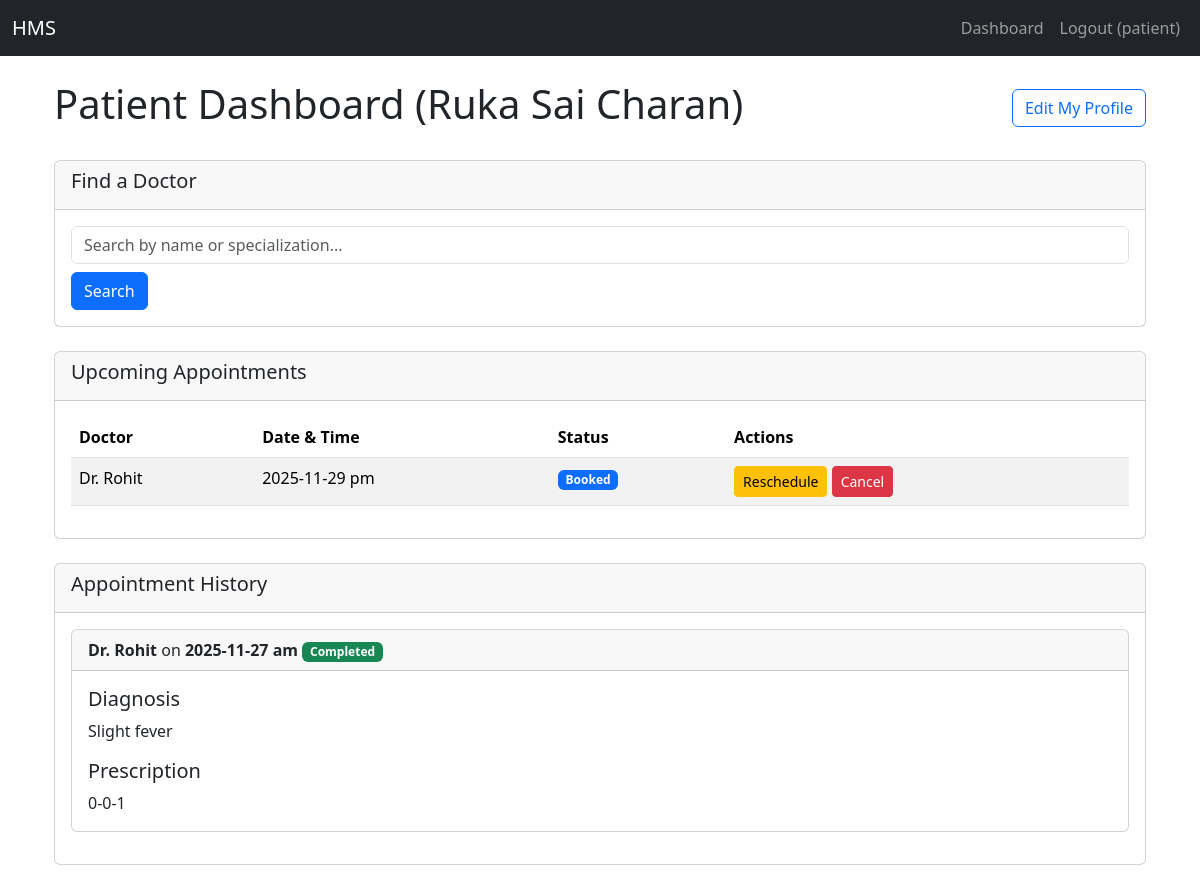
The page /patient/dashboard (signed in) on the database as committed earlier.
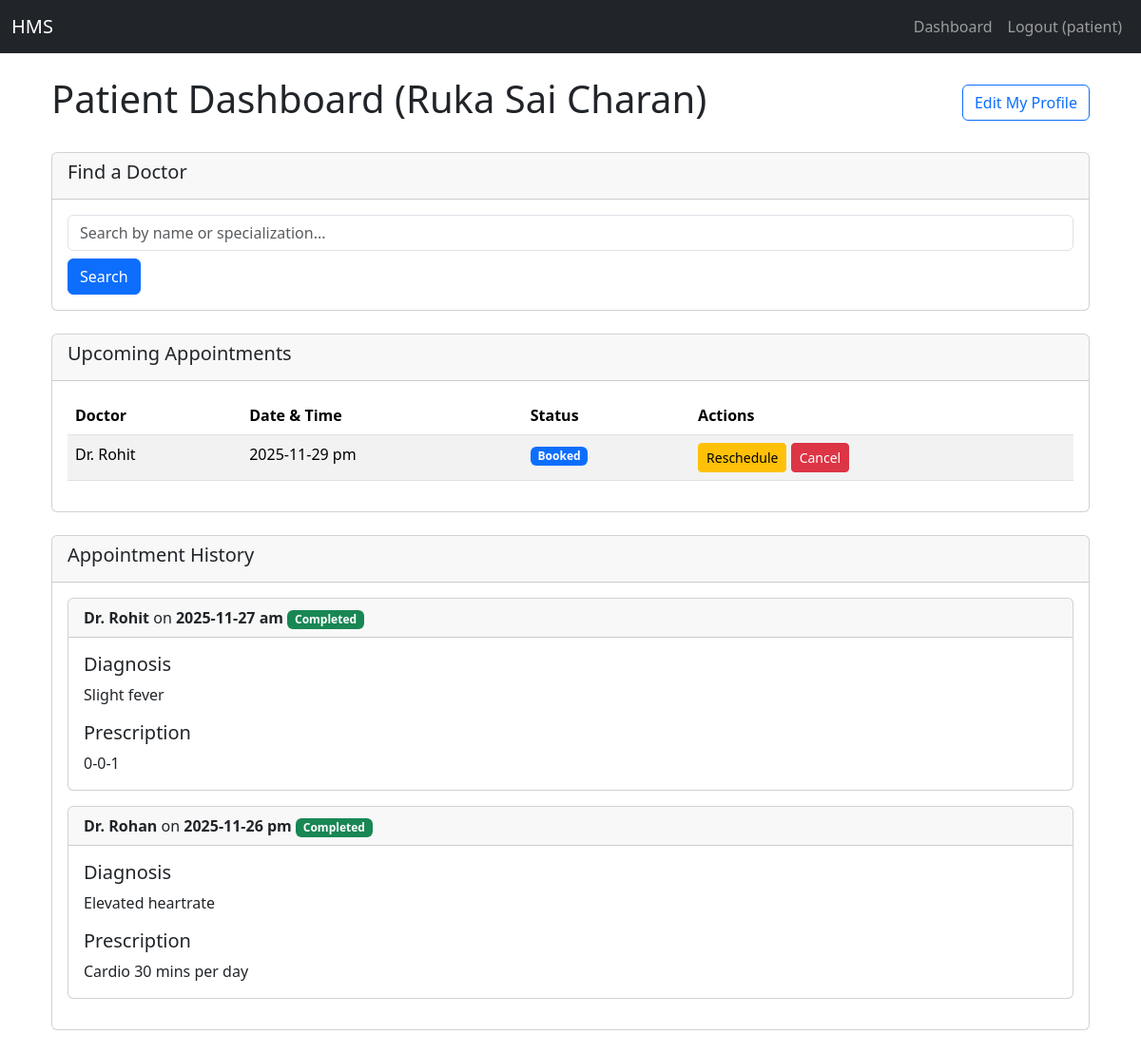
The same page on the database as committed later.
### models.py (models this page shows)
class Patient(db.Model):
    id = db.Column(db.Integer, primary_key=True)
    user_id = db.Column(db.Integer, db.ForeignKey('user.id'), nullable=False)
    name = db.Column(db.String(100), nullable=False)
    contact = db.Column(db.String(100))

class Appointment(db.Model):
    id = db.Column(db.Integer, primary_key=True)
    patient_id = db.Column(db.Integer, db.ForeignKey('patient.id'), nullable=False)
    doctor_id = db.Column(db.Integer, db.ForeignKey('doctor.id'), nullable=False)
    appointment_date = db.Column(db.String(100), nullable=False)
    status = db.Column(db.String(50), default='Booked') # e.g., Booked, Completed, Cancelled

class Doctor(db.Model):
    id = db.Column(db.Integer, primary_key=True)
    user_id = db.Column(db.Integer, db.ForeignKey('user.id'), nullable=False)
    department_id = db.Column(db.Integer, db.ForeignKey('department.id'), nullable=False)
    name = db.Column(db.String(100), nullable=False)
    dob = db.Column(db.DateTime, nullable=False)
    experience = db.Column(db.Integer, nullable=False)
    specialization = db.Column(db.String(100), nullable=False)
    qualifications = db.Column(db.String(100), nullable=True)
    availability = db.Column(db.String(200), default='{}')

class Treatment(db.Model):
    id = db.Column(db.Integer, primary_key=True)
    appointment_id = db.Column(db.Integer, db.ForeignKey('appointment.id'), nullable=False)
    visit_type =  db.Column(db.String(50), default='Routine', nullable=False)
    test_done = db.Column(db.String(50), nullable=False)
    diagnosis = db.Column(db.String(100), nullable=False)
    prescription = db.Column(db.Text, nullable=False)

### app.py (the view)
@app.route('/patient/dashboard', methods=['GET', 'POST'])
def patient_dashboard():
    if 'user_id' not in session or session.get('role') != 'patient':
        flash('Please log in as a patient.')
        return redirect(url_for('login'))
    patient = Patient.query.filter_by(user_id=session['user_id']).first()
    search_form = SearchDoctorForm()
    if search_form.validate_on_submit():
        query = search_form.query.data
        return redirect(url_for('patient_search_doctors', query=query))
    upcoming_appts_query = db.session.query(Appointment, Doctor).join(
        Doctor, Appointment.doctor_id == Doctor.id
    ).filter(
        Appointment.patient_id == patient.id,
        Appointment.status == 'Booked'
    ).all()
    past_appts_query = db.session.query(Appointment, Doctor).join(
        Doctor, Appointment.doctor_id == Doctor.id
    ).filter(
        Appointment.patient_id == patient.id,
        or_(Appointment.status == 'Completed', Appointment.status == 'Cancelled')
    ).all()
    past_app_data = []
    for appt, doctor in past_appts_query:
        treatment = None
        if appt.status == 'Completed':
            treatment = Treatment.query.filter_by(appointment_id=appt.id).first()
        past_app_data.append({
            'appointment': appt,
            'doctor_name': doctor.name,
            'treatment': treatment
        })
    return render_template(
        'patient_dashboard.html',
        patient=patient,
        search_form=search_form,
        upcoming_appts=upcoming_appts_query, # These are (Appointment, Doctor) tuples
        past_app_data=past_app_data # This is our custom list of dicts
    )

### forms.py
class SearchDoctorForm(FlaskForm):
    query = StringField('Search by Name or Specialization',
                        validators=[DataRequired()])
    submit = SubmitField('Search')

### templates/patient_dashboard.html (shortened to what this page needs)
{% extends "base.html" %}
{% block content %}
<div class="container-fluid">
    <div class="d-flex justify-content-between align-items-center mb-4">
        <h1>Patient Dashboard ({{ patient.name }})</h1>
        <a href="{{ url_for('patient_profile') }}" class="btn btn-outline-primary">
            Edit My Profile
        </a>
    </div>
    <div class="card mb-4">
        <div class="card-header">
            <h5>Find a Doctor</h5>
        </div>
        <div class="card-body">
            <form method="POST" action="" novalidate>
                <div class_input-group">
                    {{ search_form.query(class="form-control", placeholder="Search by name or specialization...") }}
                    {{ search_form.submit(class="btn btn-primary mt-2") }}
                </div>
            </form>
        </div>
    </div>
    <div class="card mb-4">
        <div class="card-header">
            <h5>Upcoming Appointments</h5>
        </div>
        <div class="card-body">
            <table class="table table-striped">
                <thead>
                    <tr>
                        <th>Doctor</th>
                        <th>Date & Time</th>
                        <th>Status</th>
                        <th>Actions</th>
                    </tr>
                </thead>
                <tbody>
                    {% for appt, doctor in upcoming_appts %}
                    <tr>
                        <td>Dr. {{ doctor.name }}</td>
                        <td>{{ appt.appointment_date }}</td>
                        <td><span class="badge bg-primary">{{ appt.status }}</span></td>
                        <td>
                            <a href="{{ url_for('patient_reschedule_appointment', app_id=appt.id) }}" class="btn btn-warning btn-sm">
                                Reschedule
                            </a>
                            <a href="{{ url_for('patient_cancel_appointment', app_id=appt.id) }}"
                               class="btn btn-danger btn-sm"
                               onclick="return confirm('Are you sure you want to cancel this appointment?')">
                                Cancel
                            </a>
                        </td>
                    </tr>
                    {% endfor %}
                </tbody>
            </table>
        </div>
    </div>
    <div class="card mb-4">
        <div class="card-header">
            <h5>Appointment History</h5>
        </div>
        <div class="card-body">
            {% for item in past_app_data %}
            <div class="card mb-3">
                <div class="card-header">
                    <strong>Dr. {{ item.doctor_name }}</strong> on
                    <strong>{{ item.appointment.appointment_date }}</strong>
                    <span class="badge
                        {% if item.appointment.status == 'Completed' %}bg-success
                        {% else %}bg-danger
                        {% endif %}
                    ">{{ item.appointment.status }}</span>
                </div>
                {% if item.treatment %}
                <div class="card-body">
                    <h5 class="card-title">Diagnosis</h5>
                    <p class="card-text">{{ item.treatment.diagnosis }}</p>
                    <h5 class="card-title">Prescription</h5>
                    <p class="card-text">{{ item.treatment.prescription }}</p>
                </div>
                {% endif %}
            </div>
            {% endfor %}
        </div>
    </div>
</div>
{% endblock %}

### templates/base.html (shortened to what this page needs)
<!doctype html>
<html lang="en">
  <head>
    <link href="https://cdn.jsdelivr.net/npm/bootstrap@5.3.8/dist/css/bootstrap.min.css" rel="stylesheet">
  </head>
  <body>
    <nav class="navbar navbar-expand-lg navbar-dark bg-dark">
      <div class="container-fluid">
        <a class="navbar-brand" href="{{ url_for('index') }}">HMS</a>
        <div class="navbar-nav ms-auto">
          {% if session.user_id %}
            <a class="nav-link" href="{{ url_for('dashboard') }}">Dashboard</a>
            <a class="nav-link" href="{{ url_for('logout') }}">Logout ({{ session.role }})</a>
          {% else %}
            <a class="nav-link" href="{{ url_for('login') }}">Login</a>
            <a class="nav-link" href="{{ url_for('register') }}">Register (Patient)</a>
          {% endif %}
        </div>
      </div>
    </nav>
    <div class="container mt-4">
      {% block content %}{% endblock %}
    </div>
  </body>
</html>

Rows that differ between the two databases and show on the page:
added Appointment: doctor_name "Rohan", appointment.appointment_date "2025-11-26 pm", appointment.status "Completed", treatment.diagnosis "Elevated heartrate", treatment.prescription "Cardio 30 mins per day", shown under "Appointment History"
